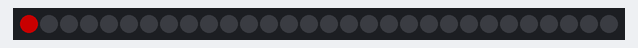
Recording of a program running on a simulated Raspberry Pi Pico running MicroPython. Parts: 30 RGB LEDs in strip order, left to right. Dim RGB values are drawn brighter than linear.

Above: at 0.01 s.
At 4.9 s:
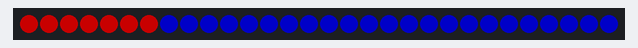
At 9.95 s:
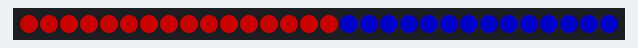
At 19.9 s:
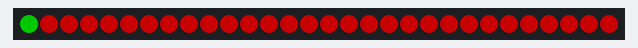
At 29.85 s:
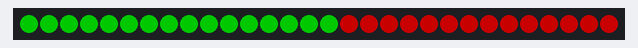
At 39.95 s:
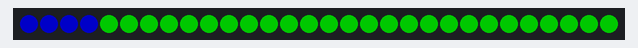

The program:

06-color-wipe.py
```python
# 06-color-wipe.py
from machine import Pin
from neopixel import NeoPixel
from utime import sleep
# get the configuration information
import config

np = config.NUMBER_PIXELS
strip = NeoPixel(Pin(config.NEOPIXEL_PIN), np)
while True:

    # make the strip red
    for i in range(0,np):
        strip[i] = (100,0,0)
        strip.write()
        sleep(.05)

    # make the strip green
    for i in range(0,np):
        strip[i] = (0,100,0)
        strip.write()
        sleep(.05)

    # make the strip blue
    for i in range(0,np):
        strip[i] = (0,0,100)
        strip.write()
        sleep(.05)
```

config.py
```python
# Moving Rainbow Configuration file
# Filename: 01-config.py
# This file contains the hardware configuration for your kit
# This file can be imported by each program
NEOPIXEL_PIN = 0
NUMBER_PIXELS = 30
BUTTON_PIN_1 = 15
BUTTON_PIN_2 = 14
```
